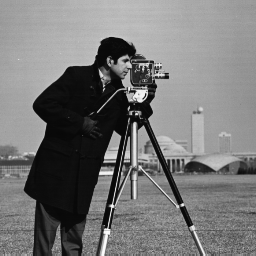
#> input picture Lab2/lab2/images/cameraman.png, 256 x 256 px
$ jupyter execute --allow-errors Lab2.ipynb   (older library calls are emulated)
#> lines starting #> are read from the running program, lines starting #| are printed output that depends on the picture; after the words box and inside, x2 and y2 are one past the last pixel; in counts of white or black regions, pixels touching at a corner belong together
# Formalities

- Work together in groups of four people. Sign up for a group in Studium.

- The exercise is examinated by oral examination during the exercise session 3 OR by handing in a
written report with the group’s answers to the questions in Studium. Name your report
**Lab2_LastName1_LastName2_LastName3** . If you choose your work to be evaluated during
exercise session 3, make sure all the group members are present and prepare a report with the main
results to simplify the evaluation, otherwise, you will be asked to submit a full report on Studium.

# 1. Convolution

There are several ways to apply convolutions to an image. You may use OpenCV `cv2.filter2D` function to apply a filter with a custom kernel provided as 2d array or use some of the predefined filters like `cv2.GaussianBlur`. Other packages also have convolution operations, like NumPy `numpy.convolve` or SciPy `scipy.signal.convolve`.
Be careful with data types - it may be a good idea to do processing of the images in floating point instead of uin8 to avoid different overflow artifacts.

#### Q1. Examine different filter kernels (smoothing & sharpening) on an image
* Examine at least 3 different filter kernels, among which there should be at least one sharpening (edge enhancing) and one smoothing filter and apply them in different sizes to the image cameraman.png, e.g. sizes 3 × 3, 7 × 7 and 31 × 31. Note that some filters may only available in one size.
* Include at least three figures in your report. One showing the original image, one figure showing the image after
sharpening, and one figure showing the image after smoothing.
* For each filter, explain
what the filter does to the image, and explain the effect of the different filter sizes.

**A1.**

[cell 1]
#A1
import cv2
import numpy as np
import matplotlib.pyplot as plt

I = cv2.imread('lab2/images/cameraman.png', cv2.IMREAD_GRAYSCALE)
#> I is the input picture: shape (256, 256); min 7, max 253, mean 118.7

I1 = I
'''
kernels = { 'gauss3x3': cv2.GaussianBlur((3,3), 1, sigmaX = 0),
            'gauss7x7' : cv2.GaussianBlur((7,7), 1, sigmaX = 0),
            'gauss31x31' : cv2.GaussianBlur((31,31), 1, sigmaX = 0),
            'sharp3x3' : np.array([[0, -1, 0],
                                 [-1, 5, -1],
                                 [0, -1, 0]]),
            'sharp5x5': np.array([[-1, -1, -1, -1, -1],
                                 [-1, 2, 2, 2, -1],
                                 [-1, 2, 9, 2, -1],
                                 [-1, 2, 2, 2, -1],
                                 [-1, -1, -1, -1, -1]]) / 9,
            'median3x3': cv2.medianBlur(I, 3),
            'median7x7': cv2.medianBlur(I, 7),
            'median31x31': cv2.medianBlur(I, 31)
            }
'''

res = []

res.append(cv2.GaussianBlur(I, (3,3), sigmaX = 0))
res.append(cv2.GaussianBlur(I, (7,7), sigmaX = 0))
res.append(cv2.GaussianBlur(I, (31,31), sigmaX = 0))
res.append(cv2.filter2D(I, -1, np.array([[0, -1, 0],
                                        [-1, 5, -1],
                                        [0, -1, 0]])))
res.append(cv2.filter2D(I, -1, np.array([[-1, -1, -1, -1, -1],
                                        [-1, 2, 2, 2, -1],
                                        [-1, 2, 9, 2, -1],
                                        [-1, 2, 2, 2, -1],
                                        [-1, -1, -1, -1, -1]]) / 9))
res.append(cv2.medianBlur(I, 3))
res.append(cv2.medianBlur(I, 7))
res.append(cv2.medianBlur(I, 31))


for i in range(len(res)):
    plt.subplot(2, 4, i+1)
    plt.imshow(res[i], cmap='gray', vmin=0, vmax=255)
    plt.axis('off')
    plt.title(f'Filter {i+1}')
#> this loop made 8 passes

#### Q2. Are the filters with filter kernels ’average’, disk’ and gaussian’ examples of low-pass, band-pass or high-pass filters??

**A2**:
These are all lowpass filters. In the context of images high frequencies are big differences in pixel values while low frequencies are smoother changes. (ex. lowgfrequency: gradients, highfrequency: texture and edges.)

These filters smooth out the images meaning keeping the low frequency components, i.e they are low pass. letting the low frequency components pass.

#### Q3. Demonstrate how you can synthesize low-pass, band-pass and high-pass filtered images using simple arithmetics and filter kernels mentioned in Question 2.

**A3**:

[cell 2]
#A3

# lowpass
# Average filter
avg_kernel = np.ones((5, 5), np.float32) / 25
lowpass_avg = cv2.filter2D(I, -1, avg_kernel)

# High-pass filter
highpass_kernel = np.array([
    [-1, -1, -1],
    [-1,  8, -1],
    [-1, -1, -1]
], np.float32)

highpass2 = cv2.filter2D(I, -1, highpass_kernel)


lp_small = cv2.GaussianBlur(I, (5, 5), 1)
lp_large = cv2.GaussianBlur(I, (21, 21), 6)

# Band-pass
bandpass = cv2.subtract(lp_small, lp_large)
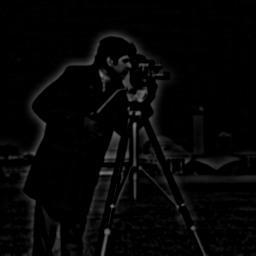
#> bandpass: shape (256, 256); min 0, max 125, mean 5.7

plt.figure(figsize=(12, 8))
plt.subplot(2, 3, 1)
plt.imshow(lowpass_avg, cmap='gray')
plt.title('Low-pass Average Filter')
plt.axis('off')
plt.subplot(2, 3, 2)
plt.imshow(highpass2, cmap='gray')
plt.title('High-pass Filter')
plt.axis('off')
plt.subplot(2, 3, 3)
plt.imshow(bandpass, cmap='gray')
plt.title('Band-pass Filter (DoG)')
plt.axis('off')
plt.tight_layout()
plt.show()

# 2. The Sobel Filter

#### Q4. Use this functionality to demonstrate Sobel filtering on cameraman.png and wagon.png
You will need to do some arithmetics, since the Sobel filter is not a linear filter and cannot be
implemented using convolution alone
You may construct Sobel filters manually from a 2d array or using `cv2.Sobel`.

**A4**

[cell 3]
#A4
Iwagon = cv2.imread('lab2/images/wagon.png', cv2.IMREAD_GRAYSCALE)
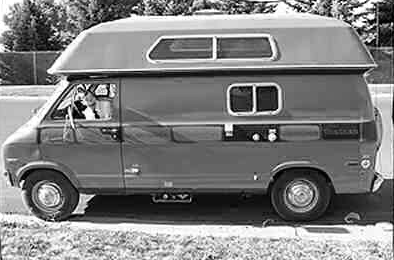
#> input picture Lab2/lab2/images/wagon.png, 394 x 260 px
#> Iwagon is the input picture: shape (260, 394); min 0, max 255, mean 127
Icameraman = I

I1x = cv2.Sobel(Iwagon, cv2.CV_64F, 1, 0, ksize=5)
I1y = cv2.Sobel(Iwagon, cv2.CV_64F, 0, 1, ksize=5)
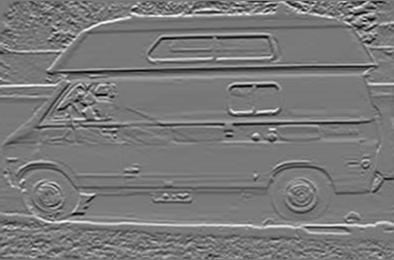
#> I1y: shape (260, 394) float64; min -10396, max 11510, mean 26.1; drawn with min black and max white
I2x = cv2.Sobel(Icameraman, cv2.CV_64F, 1, 0, ksize=5)
I2y = cv2.Sobel(Icameraman, cv2.CV_64F, 0, 1, ksize=5)

plt.subplot(1, 2, 1)
plt.imshow(Iwagon, cmap='gray')
plt.title('original Wagon')
plt.axis('off')

plt.subplot(1, 2, 2)
plt.imshow(Icameraman, cmap='gray')
plt.title('original Cameraman')
plt.axis('off')
plt.show()

plt.subplot(1, 2, 1)
plt.imshow(I1x, cmap='gray')
plt.title('Sobel Wagon x')
plt.axis('off')

plt.subplot(1, 2, 2)
plt.imshow(I2x, cmap='gray')
plt.title('Sobel Cameraman x')
plt.axis('off')
plt.show()

plt.subplot(1, 2, 1)
plt.imshow(I1y, cmap='gray')
plt.title('Sobel Wagon y')
plt.axis('off')

plt.subplot(1, 2, 2)
plt.imshow(I2y, cmap='gray')
plt.title('Sobel Cameraman y')
plt.axis('off')
plt.show()

# 3. The Median Filter

You may use `cv2.medianBlur` from the OpenCV package or use your own implementation, which will be one of the tasks below.

#### Q5. Open the image wagon shot noise.png. Perform median filtering on the image using different sizes of the filter masks.

[cell 4]
#A5
Iwagon_noise = cv2.imread('lab2/images/wagon_shot_noise.png', cv2.IMREAD_GRAYSCALE)
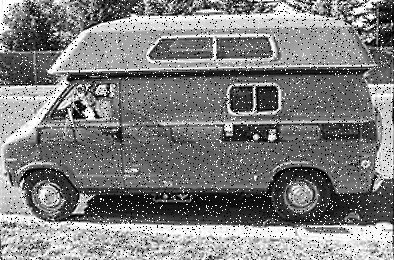
#> input picture Lab2/lab2/images/wagon_shot_noise.png, 394 x 260 px
#> Iwagon_noise is the input picture: shape (260, 394); min 0, max 255, mean 127.1

r = {}

r['median3x3'] = cv2.medianBlur(Iwagon_noise, 3)
r['median5x5'] = cv2.medianBlur(Iwagon_noise, 5)
r['median7x7'] = cv2.medianBlur(Iwagon_noise, 7)
r['median15x15'] = cv2.medianBlur(Iwagon_noise, 15)
r['median31x31'] = cv2.medianBlur(Iwagon_noise, 31)

plt.figure(figsize=(12, 8))
plt.imshow(Iwagon_noise, cmap='gray', vmin=0, vmax=255)
plt.axis('off')
plt.title('Noisy Wagon Image')
plt.show()

plt.figure (figsize=(12, 8))
for t,i in r.items():
    plt.subplot(2, 3, list(r.keys()).index(t)+1)
    plt.imshow(i, cmap='gray', vmin=0, vmax=255)
    plt.axis('off')
    plt.title(f'Median Filter {t}')
#> this loop made 5 passes
#> t on passes 1 to 5: 'median3x3', 'median5x5', 'median7x7', 'median15x15', 'median31x31'

#### Q6. Compare visually the effect of median filtering to the effect of mean and Gauss filtering. Explain the differences on the image wagon shot noise.png. How does median filtering work compared to mean and Gauss filtering?

[cell 5]
#A6
I_median_filter = cv2.medianBlur(Iwagon_noise, 3)

I_mean_filter = cv2.blur(Iwagon_noise, (3,3))

I_gauss_filter = cv2.GaussianBlur(Iwagon_noise, (3,3), sigmaX = 0)

plt.figure(figsize=(12, 8))
plt.subplot(1, 4, 1)
plt.imshow(I_median_filter, cmap='gray', vmin=0, vmax=255)
plt.axis('off')
plt.title('Median Filter 3x3')
plt.subplot(1, 4, 2)
plt.imshow(I_mean_filter, cmap='gray', vmin=0, vmax=255)
plt.axis('off')
plt.title('Mean Filter 3x3')
plt.subplot(1, 4, 3)
plt.imshow(I_gauss_filter, cmap='gray', vmin=0, vmax=255)
plt.axis('off')
plt.title('Gaussian Filter 3x3')
plt.subplot(1, 4, 4)
plt.imshow(Iwagon_noise, cmap='gray', vmin=0, vmax=255)
plt.axis('off')
plt.title('Noisy Image')
plt.show()

**A6**
Looking at the filtered images it's seen that the median filter has reduced the noise more effectivly while Gaussian and mean has similar results but worse results. This is because the mean and Gaussian filters average pixel values, so extreme ‘salt-and-pepper’ noise still influences the output and causes blurring. The median filter instead replaces each pixel with the median value in its neighborhood, which removes isolated outliers entirely and preserves edges better. https://docs.opencv.org/3.4/d4/d13/tutorial_py_filtering.html

#### Q7. In general the median filter is more time consuming, why?

**A7**
Yes, it involves sorting a list. While filters like mean is just arethmetic.

#### Q8. Implement your own code for 3x3 median filtering. Use for instance two nested for loops to iterate your filter for every neighborhood in the image. The exact behavior on the borders is not so important for this exercise and you may cut some corners here if it helps you.

[cell 6]
#A8
def median_filter_3x3(image):
    filtered = np.zeros_like(image)

    h, w = image.shape
#> h = 260; w = 394

    for i in range(1, h - 1):
        for j in range(1, w - 1):
            neighborhood = image[i-1:i+2, j-1:j+2]

            median_value = np.median(neighborhood)

            # Assign to output image
            filtered[i, j] = median_value

    return filtered

I = cv2.imread('lab2/images/wagon_shot_noise.png', cv2.IMREAD_GRAYSCALE)
I_median_custom = median_filter_3x3(I)
plt.figure(figsize=(12, 8))
plt.subplot(1, 2, 1)
plt.imshow(I_median_custom, cmap='gray', vmin=0, vmax=255)
plt.axis('off')
plt.title('Custom Median Filter 3x3')
plt.subplot(1, 2, 2)
plt.imshow(Iwagon_noise, cmap='gray', vmin=0, vmax=255)
plt.axis('off')
plt.title('Noisy Image')
plt.show()

# 4. Fast Fourier Transform (FFT)

In this section, we transition to frequency domain analysis and filtering using the Fourier transform. We will use NumPy’s FFT functions. `np.fft.fft2` computes the 2D FFT, and `np.fft.fftshift` centers the zero-frequency component. Similarly, `np.fft.ifft2` and `np.fft.ifftshift` is used for inverse FFT and centering back.

Lets open the image lines.png and transform the image using the FFT and display the logarithm of the
magnitude of the Fourier component:s

[cell 7]
lines_img = cv2.imread('lab2/images/lines.png', cv2.IMREAD_GRAYSCALE)
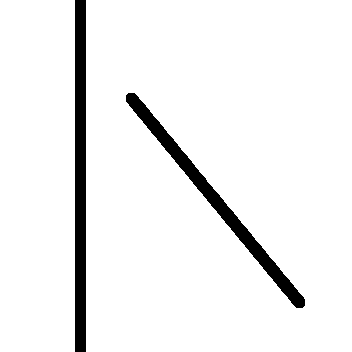
#> input picture Lab2/lab2/images/lines.png, 352 x 352 px
#> lines_img: shape (352, 352); 94.1% white; 2 black regions, box (x1, y1, x2, y2) and area: (75, 0, 86, 352) 3872, (126, 93, 305, 308) 3391

f = np.fft.fft2(lines_img.astype(np.float32))
f_shifted = np.fft.fftshift(f)  # center the low frequencies
magnitude = np.abs(f_shifted)
log_mag = np.log(magnitude + 1e-5)

plt.figure(figsize=(10,5))
plt.subplot(2,1,1), plt.imshow(lines_img, cmap='gray'), plt.title("Lines Image (spatial)"), plt.axis('off')
plt.subplot(2,1,2), plt.imshow(log_mag, cmap='gray'), plt.title("FFT log-magnitude"), plt.axis('off')
plt.show()

Can you see a relationship between the lines in the Fourier spectra and the lines in the original image?

Hint: Figurebelow1 shows a few example images, and their corresponding Fourier spectra.

#### Q9. Repeat the same procedure with the image cameraman.png. Comment on the spectrum that you see and compare it to the ordinary representation of the image. You may also try other images, for example circle.png or rectangle.png.

[cell 8]
#A9
img = cv2.imread('lab2/images/cameraman.png', cv2.IMREAD_GRAYSCALE)

f = np.fft.fft2(img.astype(np.float32))
f_shifted = np.fft.fftshift(f)  # center the low frequencies
magnitude = np.abs(f_shifted)
#> magnitude: shape (256, 256) float64
log_mag = np.log(magnitude + 1e-5)
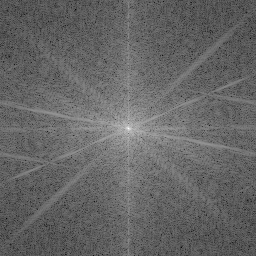
#> log_mag: shape (256, 256) float64; min 2.48, max 15.87, mean 7.84; drawn with min black and max white

plt.figure(figsize=(10,5))
plt.subplot(2,1,1), plt.imshow(img, cmap='gray'), plt.title("Lines Image (spatial)"), plt.axis('off')
plt.subplot(2,1,2), plt.imshow(log_mag, cmap='gray'), plt.title("FFT log-magnitude"), plt.axis('off')
plt.show()

img = cv2.imread('lab2/images/rectangle.png', cv2.IMREAD_GRAYSCALE)

#> (the rest of this cell did not finish here and is left out)

**A9**
Comment on the spectrum that you see and compare it to the ordinary representation of the image.

Cameraman:
The spectrum has some lines (caused probably caused by the edge between the legs of the camera and the background as well as the edge of the cameramans coat and the background.) The rest of the FFT log is noisey caused by the variety in frequency components.

Circle:
the FFT is four-ways symetric with a strong center.

Rectangle:
The FFT shows a clear horizontal and vertical line meating in the origin.

#### Q10. FFT of a small odd-length signal and symmetry properties

Experiment with FFT of an odd-length signal (image) of small length. For creating such a signal (image) use the command `f = np.fft.fftshift(np.fft.fft2(np.random.rand(1, 5)))`. What are some characteristic features of the centre value in f, i.e, `f[0,2]`? What are some characteristic features of the pair `f[0,1]` and `f[0,3]`, as well as the pair `f[0,0]` and `f[0,4]`?

Do you notice any symmetry in these values? Do you notice the same symmetry in an even length vector?

Now we want to perform some filtering in the Fourier domain. Start by putting the frequency in `f[0,1]` to zero, i.e, `f[0,1] = 0`, and then transform the frequency vector back to an image using `im = np.fft.ifft2(np.fft.ifftshift(f))` Is the resulting image real valued or complex valued?

Now, try to put both `f[0,1] = 0`, and `f[0,3] = 0` and do the IFFT. Is the resulting image real valued or complex valued? How should you zero out the
frequencies to get a real valued image when doing the IFFT?
For these signals, or very small “images”, we recommend that you inspect the actual numbers by printing out the matrix instead of viewing it with imshow.

[cell 9]
#A10
# --- Create odd-length signal (1 × 5) and compute FFT ---
x = np.random.rand(1, 5)
f = np.fft.fftshift(np.fft.fft2(x))

print("Original:")
print(x)
print("Original FFT (shifted):")
print(f)
print()

# --- Inspect interesting positions ---
print("Centre value  f[0,2] =", f[0,2])
print("Pair values   f[0,1] =", f[0,1], "   f[0,3] =", f[0,3])
print("Pair values   f[0,0] =", f[0,0], "   f[0,4] =", f[0,4])
print()

# --- IFFT after zeroing only f[0,1] ---
f1 = f.copy()
f1[0,1] = 0
im1 = np.fft.ifft2(np.fft.ifftshift(f1))

print("IFFT after zeroing only f[0,1]:")
print(im1)
print("Is real?", np.allclose(im1.imag, 0))
print()

# --- IFFT after zeroing the symmetric pair f[0,1] and f[0,3] ---
f2 = f.copy()
f2[0,1] = 0
f2[0,3] = 0   # symmetric partner
im2 = np.fft.ifft2(np.fft.ifftshift(f2))

print("IFFT after zeroing f[0,1] and f[0,3]:")
print(im2)
print("Is real?", np.allclose(im2.imag, 0))
print()

What are some characteristic features of the centre value in f, i.e, f[0,2]?
The center value is real.

What are some characteristic features of the pair f[0,1] and f[0,3], as well as the pair f[0,0] and f[0,4]?
The pairs have equal real part and imaginary part x = -x.

Real after zeroing f[0,0]?
no

Real after zeroing f[0,0] and f[0,3]?
yes

How should you zero out the frequencies to get a real valued image when doing the IFFT?
zero both values in the pair.

#### Q11. Creating a low-pass version of cameraman.png by modifying its FFT

Now modify the FFT representation of cameraman.png, by setting certain frequencies to 0, to create a low-pass version of the image. Use a circular filter for best result, but feel free to simplify the task a square pattern of your filter. You may blank out a part of a matrix using slices, e.g. `A[20:30, 50:60] = 0`. Theoretically, result image should be real valued after performing ifft2 if everything is done correctly, but this may be not true due to floating-point precision errors. Explicitly check that the resulting image is either of a real type or the imaginary part is negligibly small, like this: `Assert np.max(np.abs(np.imag(I))) <1e-10 `.

Pay attention to the symmetry in the complex value that you observed in the previous exercise. You are **not allowed to use the functions real or abs or similar ways** to force a real valued result before verifying that the resulting image is real or the imaginary part is small as explained above. In your report, clearly explain your algorithm or include your code and comment.

[cell 10]
#A11
img = cv2.imread("lab2/images/cameraman.png", cv2.IMREAD_GRAYSCALE).astype(float)
#> img: shape (256, 256) float64; min 7, max 253, mean 118.7


# FFT and shift
F = np.fft.fftshift(np.fft.fft2(img))

H, W = img.shape
#> H = 256; W = 256
cy, cx = H // 2, W // 2
#> cy = 128; cx = 128

# circular mask
cutoff = 40  # radius of low-pass circle

Y, X = np.ogrid[:H, :W]
#> Y = 256 values from 0 to 255
dist = np.sqrt((Y - cy)**2 + (X - cx)**2)

mask = dist <= cutoff

# Apply mask
F_low = F * mask

# --- Inverse FFT ---
img_lp = np.fft.ifft2(np.fft.ifftshift(F_low))

# --- Check imaginary part ---
max_imag = np.max(np.abs(np.imag(img_lp)))
#> max_imag = 3.97e-14
print("Max imaginary part:", max_imag)
#| Max imaginary part: 3.9745984281580604e-14

assert max_imag < 1e-10, "Imaginary part too large."

# the real part
img_lp = np.real(img_lp)

# --- Display ---
plt.figure(figsize=(12,5))

plt.subplot(1,3,1)
plt.title("Original")
plt.imshow(img, cmap='gray')
plt.axis('off')

plt.subplot(1,3,2)
plt.title("FFT Magnitude")
plt.imshow(np.log(1 + np.abs(F)), cmap='gray')
plt.axis('off')

plt.subplot(1,3,3)
plt.title("Low-pass filtered")
plt.imshow(img_lp, cmap='gray')
plt.axis('off')

plt.show()

# Q12. Removing pattern noise using frequency-domain filtering

Create a filter in the frequency-domain that suppresses the pattern in `freqdist.png`, but leaves the rest of the image as intact as possible. What does the filter look like? What do you see in the filtered image? Like the previous question, the result image should be real valued (or with negligible imaginary part) after performing ifft2. You are **not allowed to use the functions real or abs or similar ways** to force a real valued result before verifying that the resulting image is real or the imaginary part is small as explained above in Q11.

[cell 11]
#A12
img = cv2.imread("lab2/images/freqdist.png", cv2.IMREAD_GRAYSCALE).astype(float)
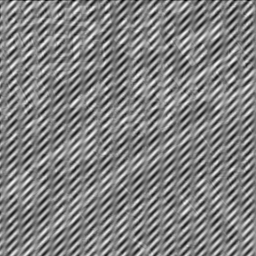
#> input picture Lab2/lab2/images/freqdist.png, 256 x 256 px
#> img: shape (256, 256) float64; min 4, max 247, mean 129.5


# FFT and shift
F = np.fft.fftshift(np.fft.fft2(img))

plt.figure(figsize=(6,6))
plt.title("FFT Magnitude (log scale)")
plt.imshow(np.log(1 + np.abs(F)), cmap='gray')
plt.axis('on')
plt.show()
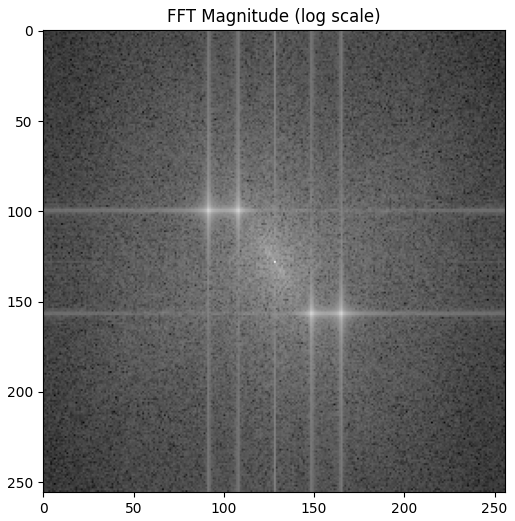
#> figure drawn by matplotlib, 1 panel

# filter mask
H, W = img.shape
cy, cx = H // 2, W // 2
mask = np.ones_like(F, dtype=bool)  # start with all True (keep all frequencies)

absolute_coords = [(90, 100), (110, 100), (145, 155), (155, 160)]
pattern_offsets = [(y - cy, x - cx) for (y, x) in absolute_coords]

pad = 10
for dy, dx in pattern_offsets:
    # row and column ranges (clipped to image bounds)
    r_min = max(cy + dy - pad, 0)
    r_max = min(cy + dy + pad + 1, H)
    c_min = max(cx + dx - pad, 0)
    c_max = min(cx + dx + pad + 1, W)

    mask[r_min:r_max, c_min:c_max] = False  # zero the region

    # symmetric counterpart
    r_min_sym = max(cy - dy - pad, 0)
    r_max_sym = min(cy - dy + pad + 1, H)
    c_min_sym = max(cx - dx - pad, 0)
    c_max_sym = min(cx - dx + pad + 1, W)

    mask[r_min_sym:r_max_sym, c_min_sym:c_max_sym] = False
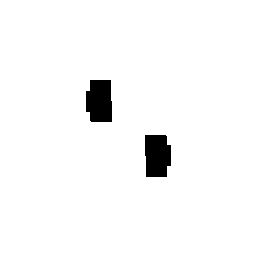
#> mask: shape (256, 256) bool; 97% white; 2 black regions, box (x1, y1, x2, y2) and area: (86, 80, 112, 122) 986, (145, 135, 171, 177) 986

# --- Apply the mask ---
F_filtered = F * mask

# --- Inverse FFT ---
img_filtered = np.fft.ifft2(np.fft.ifftshift(F_filtered))

# --- Check imaginary part ---
max_imag = np.max(np.abs(np.imag(img_filtered)))
#> max_imag = 3.55e-14
print("Max imaginary part:", max_imag)
#| Max imaginary part: 3.548984023327151e-14
assert max_imag < 1e-10, "Imaginary part too large — symmetry broken."

# --- Now safe to take real part ---
img_filtered = np.real(img_filtered)
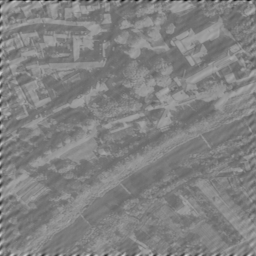
#> img_filtered: shape (256, 256) float64; min 14.81, max 211.6, mean 129.5

# --- Display results ---
plt.figure(figsize=(12,5))

plt.subplot(1,2,1)
plt.title("Original")
plt.imshow(img, cmap='gray')
plt.axis('off')

plt.subplot(1,2,2)
plt.title("Filtered")
plt.imshow(img_filtered, cmap='gray')
plt.axis('off')

plt.show()
